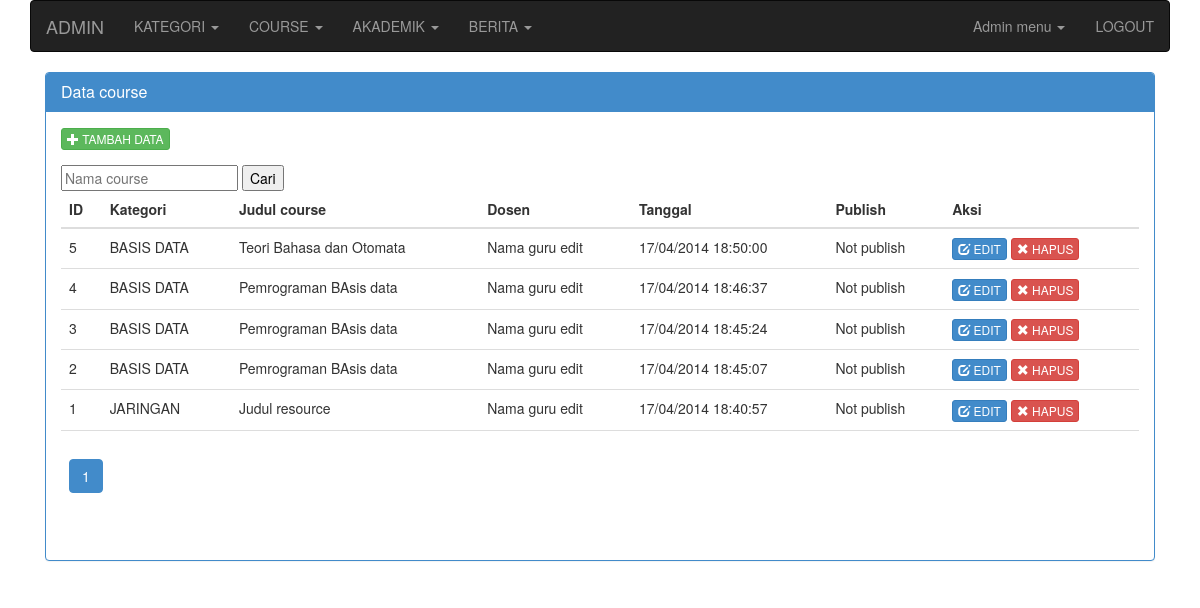
The app's page /admin.php?mod=course (signed in), older data.
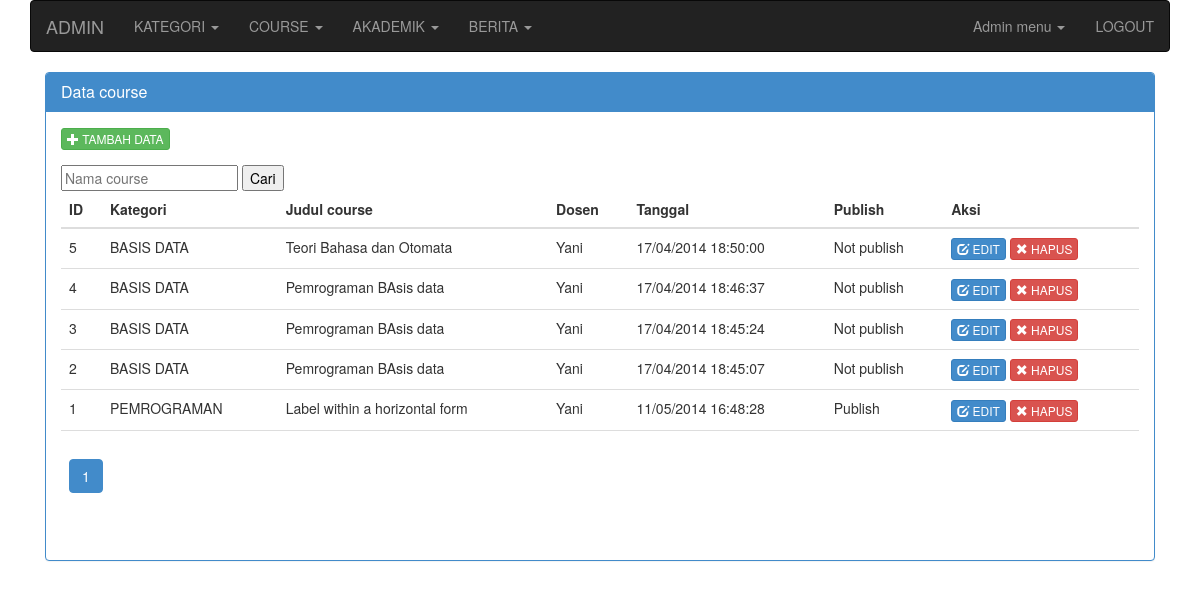
The same page, newer data.
### tables this page shows
CREATE TABLE IF NOT EXISTS `course` (
  `course_id` int(11) unsigned NOT NULL AUTO_INCREMENT,
  `semester` tinyint(2) DEFAULT '0',
  `kategori_id` int(11) DEFAULT '0',
  `user_id` int(11) DEFAULT '0',
  `course_judul` varchar(255) DEFAULT NULL,
  `course_deskripsi` text,
  `course_file` varchar(255) DEFAULT NULL,
  `course_tgl` datetime DEFAULT '0000-00-00 00:00:00',
  `course_publish` int(11) DEFAULT '0',
  `course_download` int(11) DEFAULT '0',
  PRIMARY KEY (`course_id`)
);

### modules/course/admin/action_course.php (called while the page is built, shortened)
<?php
$r_kategori = array();
$kategori = GetAll("SELECT * FROM kategori");
foreach((array)$kategori as $cat){
	$r_kategori[$cat['kategori_id']] = $cat['kategori_nama'];
}
$r_dosen = array();
$dosen = GetAll("SELECT * FROM dosen");
foreach((array)$dosen as $dos){
	$r_dosen[$dos['dosen_id']] = $dos['dosen_nama'];
}
$publish = array('1'=>'Publish','0'=>'Not publish');
$search = " WHERE 1 ";
$dosenlogin= "";
$query = "SELECT * FROM course $search $dosenlogin ORDER BY course_id DESC";
$paging = new Pagination($query,10);
$num_rows = $paging->NumRows();
$result = $paging->Result();
$link = $paging->Link();

### includes/fungsi.db.php (called while the page is built, shortened)
<?php
function NumRows( $query = "" )
{
	$execute = mysql_query($query);
	return mysql_num_rows($execute);
}
function GetAll( $query = "" )
{
	$arr_data = array();
	$execute = mysql_query($query) or die( mysql_error() );
	if( $execute ){
		$num_rows = NumRows($query);
		if( $num_rows > 0 ){
			while($data = mysql_fetch_array($execute)){
				$arr_data[] = $data;
			}
		}
	}
	return $arr_data;
}

### modules/course/admin/course.php (the view, shortened to what this page needs)
<div class="col-md-12" id="content-container">
<div class="panel panel-primary">
    <div class="panel-heading"><h3 class="panel-title">Data course</h3></div>
    <div class="panel-body">
            <div class="row clearfix">
            <div class="col-md-12 column" id="post">
            	<div class="text-left" style="margin-bottom:15px;"><?=link_tambah("admin.php?mod=course&act=add_course")?></div>
            	<div class="table-responsive">
                <form method="get" action="">
                    <input type="text" name="nama" placeholder="Nama course" /> <input type="submit" name="s" value="Cari">
                </form>
            	<table class="table">
					<thead>
                    	<tr>
                        	<th>ID</th>
                            <th>Kategori</th>
                            <th>Judul course</th>
                            <th>Dosen</th>
                            <th>Tanggal</th>
                            <th>Publish</th>
                            <th>Aksi</th>
                        </tr>
                    </thead>
                    <tbody>
						<?php
                        if( $num_rows > 0 )
                        {
                            foreach($result as $row)
                            {
                         ?>
                         		<tr>
                                	<td><?=$row['course_id']?></td>
                                    <td><?=$r_kategori[$row['kategori_id']]?></td>
                                    <td><?=$row['course_judul']?></td>
                                    <td><?=$r_dosen[$row['user_id']]?></td>
                                    <td><?=tgl_indonesia($row['course_tgl'])?></td>
                                    <td><?=$publish[$row['course_publish']]?></td>
                                    <td>
										<?=link_edit("admin.php?mod=course&act=edit_course&id=".$row['course_id'])?>
                                        <?=link_hapus("admin.php?mod=course&delete=yes&id=".$row['course_id'])?>
                                    </td>
                                </tr>
                        <?php
                            }
                        }else{
						?>
                        	<tr>
                            	<td colspan="7" align="center"><em>Tidak ada data</em></td>
                            </tr>
                        <?php
						}
                        ?>
                    </tbody>
                    <tfoot>
                    	<tr>
                        	<td colspan="7"><?php echo $link; ?></td>
                        </tr>
                    </tfoot>
            	</table>
            	</div>
            </div>
            </div>
    </div>
</div>
</div>

### includes/fungsi.web.php (shortened to what this page needs)
<?php
function link_edit($url, $attr = "" )
{
	$str = "<a href=\"$url\" class=\"btn btn-primary btn-xs\" $attr>
			<i class=\"glyphicon glyphicon-edit\"></i> EDIT</a>";
	return $str;
}
function link_hapus($url, $attr = "" )
{
	$confirm = " onclick=\"return confirm('Apakah Anda yakin akan menghapus data ini?');\"";
	$str = "<a href=\"$url\" class=\"btn btn-danger btn-xs\" $confirm $attr>
			<i class=\"glyphicon glyphicon-remove\"></i> HAPUS</a>";
	return $str;
}
function link_tambah($url="",$title="Tambah data", $attr = "")
{
	$title = strtoupper($title);
	$str = "<a href=\"$url\" class=\"btn btn-success btn-xs\" $attr>
			<i class=\"glyphicon glyphicon-plus\"></i> $title</a>";
	return $str;
}
function tgl_indonesia($tgl)
{
	$tanggal = substr($tgl,8,2);
	$bulan = substr($tgl,5,2);
	$tahun = substr($tgl,0,4);
	$jam = substr($tgl,11,8);
	return "$tanggal/$bulan/$tahun $jam";
}

Row changes from the older to the newer data that the page shows:
computed for course "Teori Bahasa dan Otomata": user "Nama guru edit" → "Yani"
computed for course id 4: user "Nama guru edit" → "Yani"
computed for course id 3: user "Nama guru edit" → "Yani"
computed for course id 2: user "Nama guru edit" → "Yani"
changed course id 1: kategori "JARINGAN" → "PEMROGRAMAN"; course_judul "Judul resource" → "Label within a horizontal form"; user "Nama guru edit" → "Yani"; course_tgl "17/04/2014 18:40:57" → "11/05/2014 16:48:28"; course_publish "Not publish" → "Publish"
